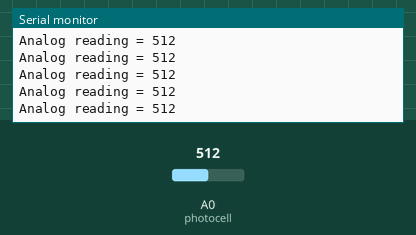
Simulated run of this sketch. Board: Arduino Uno, built with avr-gcc and run on an emulated ATmega328P. Parts: the last lines printed to the serial monitor. The test bench sets the inputs (shaded band); at power-on: A0 (photocell) = 512.

Above: at 1.2 s.
1.3 s: A0 (photocell) set to 990
At 1.33 s:
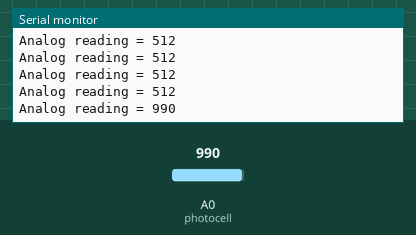
4.3 s: A0 (photocell) set to 1014
At 4.3 s:
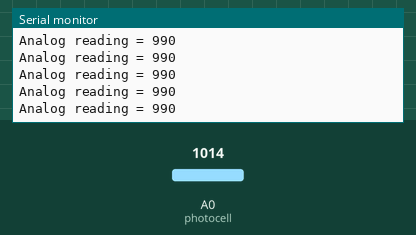
Timing chart, 0 to 7.3 s (numbered marks = the images above; inputs shaded):
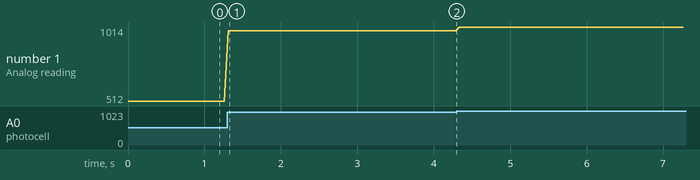

Measured:
- after the input at 1.3 s, the serial monitor: prints a new line at once (image 1)
- plotted number 1: 512 → 990 after the input at 1.3 s, 990 → 1014 after the input at 4.3 s

The sketch:

photocell.ino
```cpp
int photocell = A0;

void setup(void) {
  Serial.begin(9600);
}

void loop(void) {
  int sensorValue = analogRead(photocell);
  Serial.print("Analog reading = ");
  Serial.println(sensorValue);

  delay(50);
}
```
